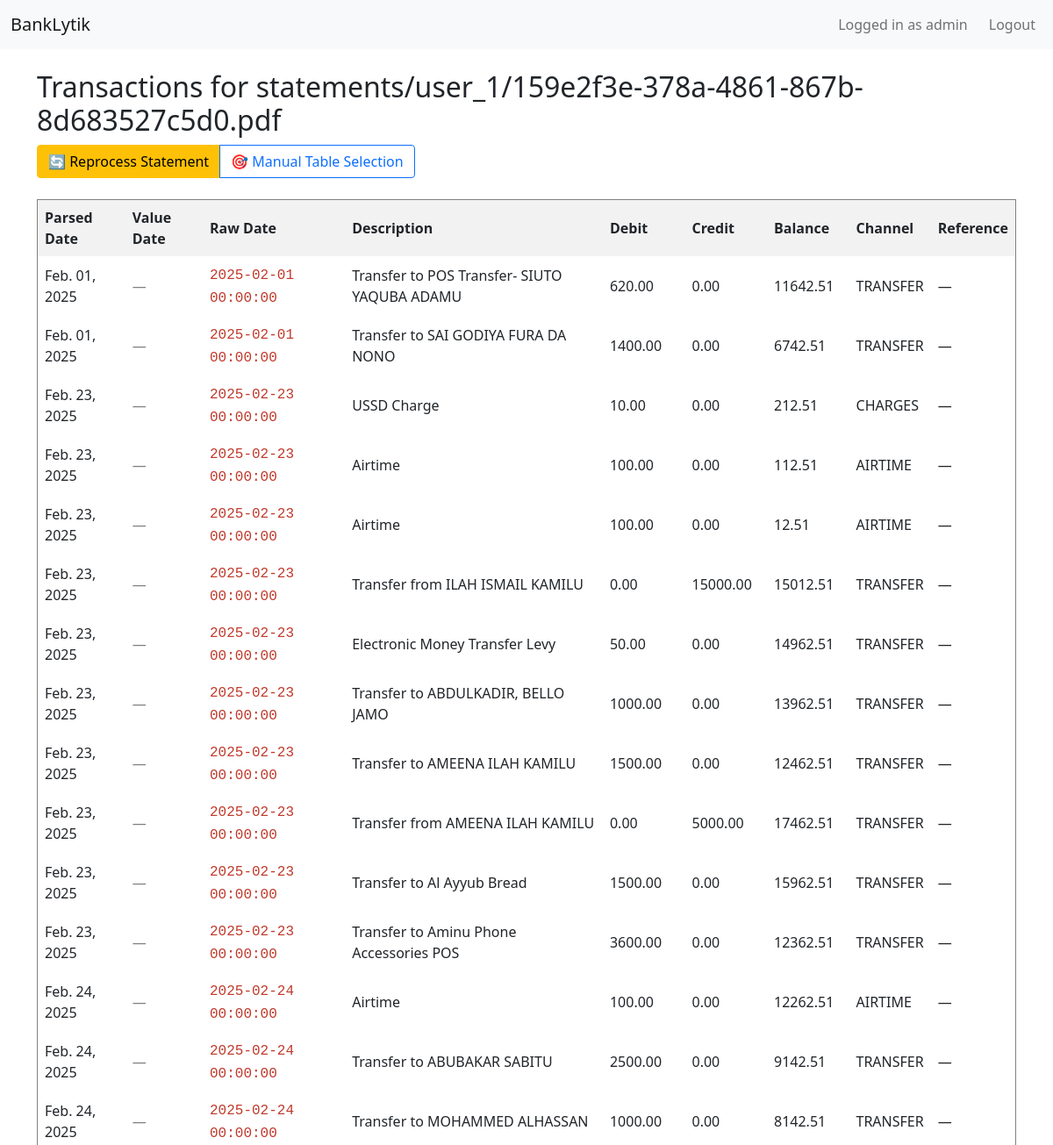
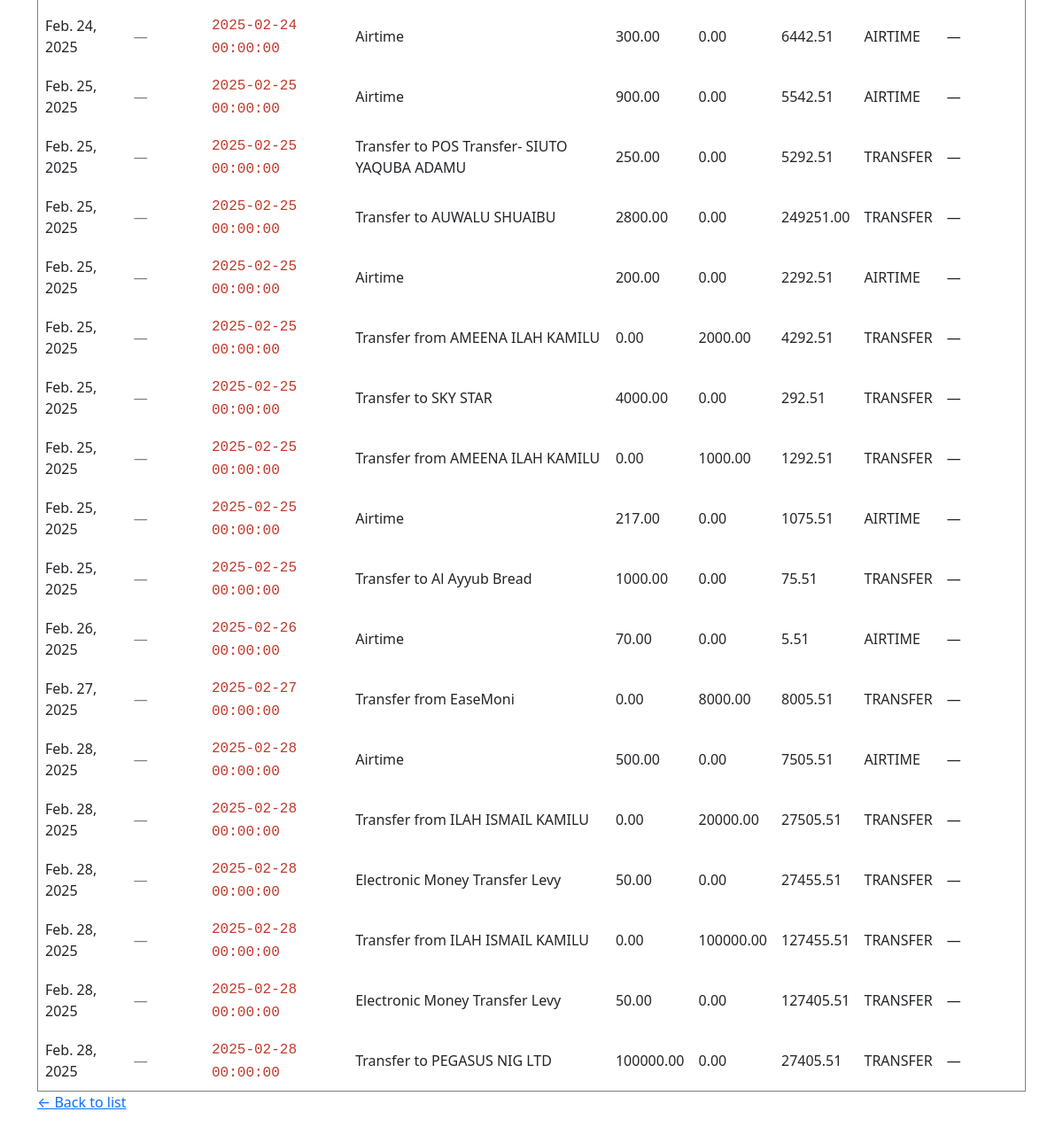
The page /statements/3/detail/ (signed in) on the database as committed earlier (2 pictures, top to bottom).
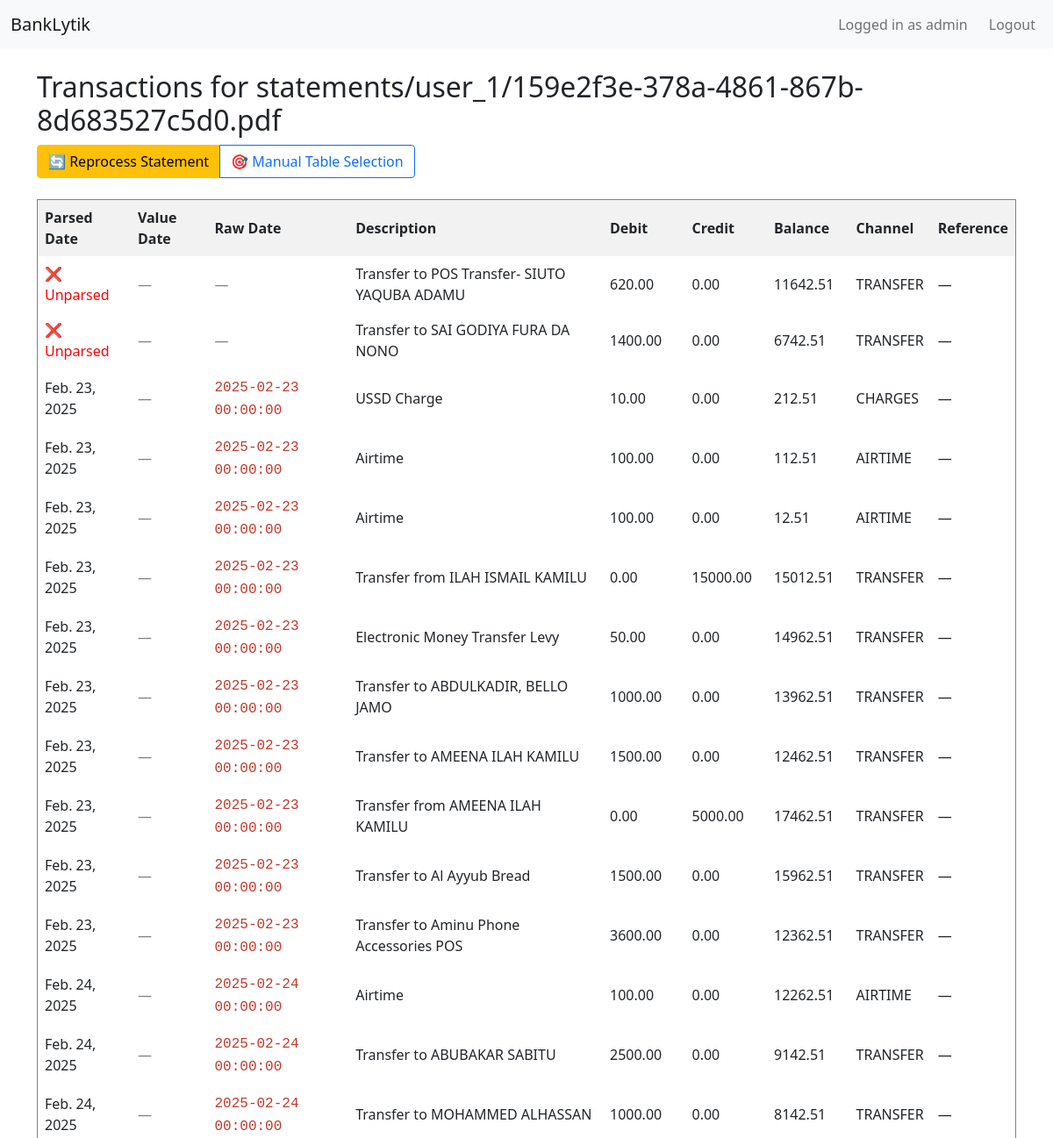
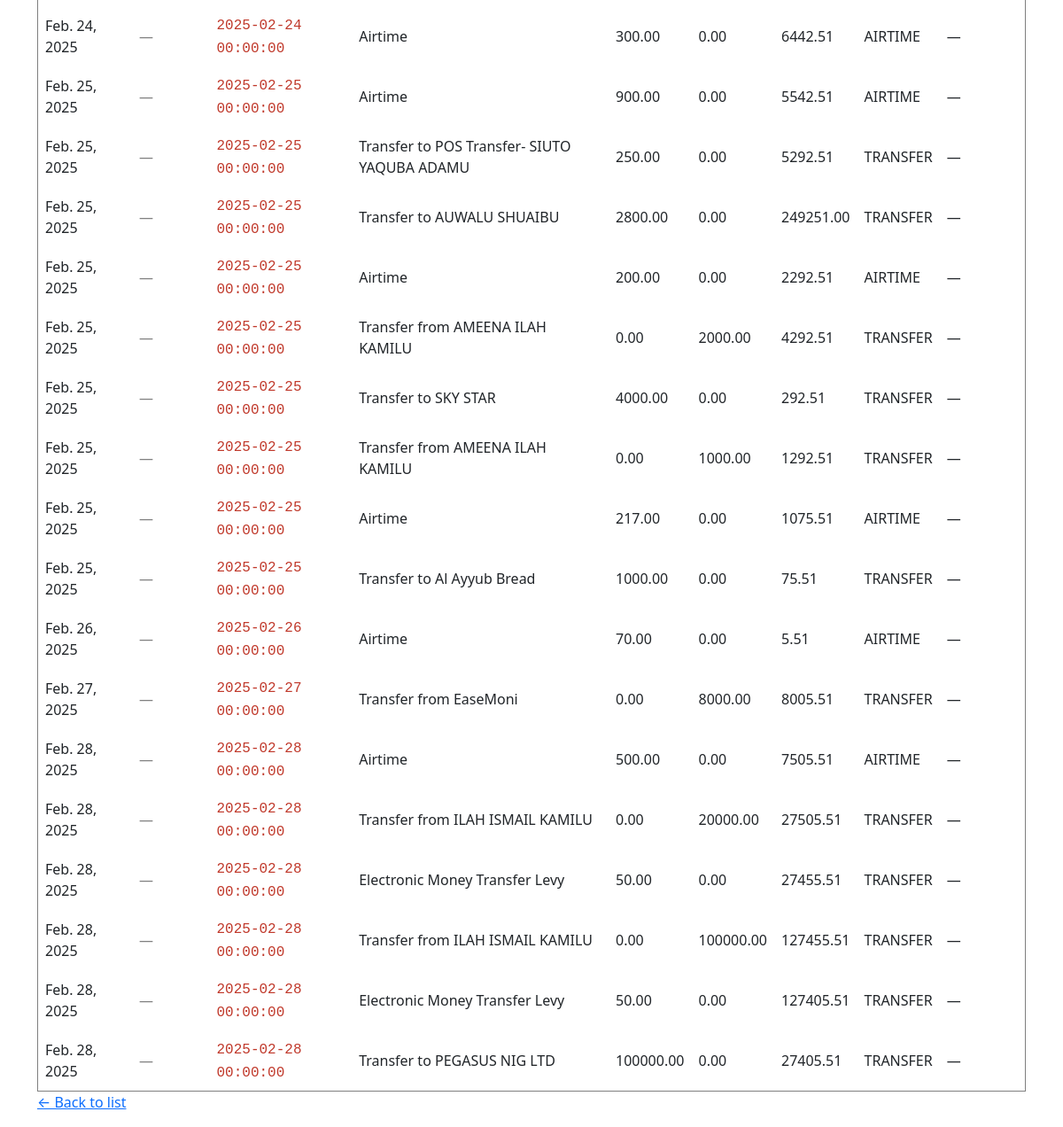
The same page on the database as committed later (2 pictures, top to bottom).
### statements/models.py (models this page shows, shortened)
class BankStatement(models.Model):
    user = models.ForeignKey(User, on_delete=models.CASCADE, related_name="statements")
    title = models.CharField(max_length=255)
    bank_type = models.CharField(max_length=20, choices=BANK_CHOICES, default='AUTO')
    uploaded_at = models.DateTimeField(auto_now_add=True)
    pdf_file = models.FileField(upload_to=user_statement_path)
    processed = models.BooleanField(default=False)

class Transaction(models.Model):
    statement = models.ForeignKey(BankStatement, on_delete=models.CASCADE, related_name="transactions")
    date = models.DateField(blank=True, null=True)
    raw_date = models.CharField(max_length=255, blank=True, null=True)
    value_date = models.DateField(null=True, blank=True)
    description = models.TextField()
    debit = models.FloatField(default=0)
    credit = models.FloatField(default=0)
    balance = models.FloatField(default=0)
    channel = models.CharField(max_length=255, blank=True, null=True)
    transaction_reference = models.CharField(max_length=255, blank=True, null=True)

### statements/views.py (the view)
# urls.py: path("<int:pk>/detail/", statement_detail, name="detail"),
@login_required
def statement_detail(request, pk):
    stmt = get_object_or_404(BankStatement, pk=pk, user=request.user)
    transactions = stmt.transactions.all().order_by("date", "id")
    return render(
        request,
        "statements/detail.html",
        {"statement": stmt, "transactions": transactions},
    )

### templates/statements/detail.html
{% extends "base.html" %}
{% block content %}
<h2>Transactions for {{ statement.title }}</h2>
<div class="mb-4">
  {% if not statement.processed %}
    <div class="alert alert-warning">
      <strong>Statement not processed yet.</strong> Choose a processing method:
    </div>
    <div class="btn-group" role="group">
      <a href="{% url 'statements:process' statement.pk %}" class="btn btn-outline-primary">
        🔄 Auto Process
      </a>
      <a href="{% url 'statements:start_selection' statement.pk %}" class="btn btn-primary">
        🎯 Manual Table Selection
      </a>
    </div>
  {% else %}
    <div class="btn-group" role="group">
      <a href="{% url 'statements:reprocess' statement.pk %}" class="btn btn-warning">
        🔄 Reprocess Statement
      </a>
      <a href="{% url 'statements:start_selection' statement.pk %}" class="btn btn-outline-primary">
        🎯 Manual Table Selection
      </a>
    </div>
  {% endif %}
</div>
<table border="1" cellpadding="8" style="border-collapse: collapse; width: 100%;">
  <thead style="background-color: #f2f2f2;">
  <tr>
    <th>Parsed Date</th>
    <th>Value Date</th>
    <th>Raw Date</th>
    <th>Description</th>
    <th>Debit</th>
    <th>Credit</th>
    <th>Balance</th>
    <th>Channel</th>
    <th>Reference</th>
  </tr>
</thead>
 <tbody>
  {% for tx in transactions %}
  <tr>
    <td>
      {% if tx.date %}
        {{ tx.date|date:"M. d, Y" }}
      {% else %}
        <span style="color: red;" title="Date could not be parsed">❌ Unparsed</span>
      {% endif %}
    </td>
    <td>
      {% if tx.value_date %}
        {{ tx.value_date|date:"M. d, Y" }}
      {% else %}
        <span style="color: gray;">—</span>
      {% endif %}
    </td>
    <td>
      {% if tx.raw_date %}
        <span style="color: #c0392b; font-family: monospace;">{{ tx.raw_date }}</span>
      {% else %}
        <span style="color: gray;">—</span>
      {% endif %}
    </td>
    <td>{{ tx.description }}</td>
    <td>{{ tx.debit|floatformat:2 }}</td>
    <td>{{ tx.credit|floatformat:2 }}</td>
    <td>{{ tx.balance|floatformat:2 }}</td>
    <td>{{ tx.channel|default:"EMPTY" }}</td>
    <td>{{ tx.transaction_reference|default:"—" }}</td>
  </tr>
  {% empty %}
  <tr><td colspan="9">No transactions found.</td></tr>
  {% endfor %}
</tbody>
</table>
<p><a href="{% url 'statements:list' %}">← Back to list</a></p>
{% endblock %}

### templates/base.html (shortened to what this page needs)
<!DOCTYPE html>
<html>
<head>
    <link href="https://cdn.jsdelivr.net/npm/bootstrap@5.1.3/dist/css/bootstrap.min.css" rel="stylesheet">
</head>
<body>
    <nav class="navbar navbar-expand-lg navbar-light bg-light">
        <div class="container-fluid">
            <a class="navbar-brand" href="/">BankLytik</a>
            <div class="navbar-nav ms-auto">
                {% if user.is_authenticated %}
                    <span class="navbar-text me-3">Logged in as {{ user.username }}</span>
                    <a class="nav-link" href="{% url 'logout' %}">Logout</a>
                {% else %}
                    <a class="nav-link" href="{% url 'login' %}">Login</a>
                    <a class="nav-link" href="{% url 'register' %}">Register</a>
                {% endif %}
            </div>
        </div>
    </nav>
    <main class="container mt-4">
        {% block content %}{% endblock %}
    </main>
    <link rel="stylesheet" href="https://cdnjs.cloudflare.com/ajax/libs/highlight.js/11.9.0/styles/default.min.css">
</body>
</html>

Rows that differ between the two databases and show on the page:
removed Transaction: date "Feb. 01, 2025", raw_date "2025-02-01 00:00:00", description "Transfer to POS Transfer- SIUTO YAQUBA ADAMU", debit "620.00", credit "0.00", balance "11642.51", channel "TRANSFER", transaction_reference "—"
removed Transaction: date "Feb. 01, 2025", raw_date "2025-02-01 00:00:00", description "Transfer to SAI GODIYA FURA DA NONO", debit "1400.00", credit "0.00", balance "6742.51", channel "TRANSFER", transaction_reference "—"
added Transaction: shows "❌ Unparsed", description "Transfer to POS Transfer- SIUTO YAQUBA ADAMU", debit "620.00", credit "0.00", balance "11642.51", channel "TRANSFER", transaction_reference "—"
added Transaction: shows "❌ Unparsed", description "Transfer to SAI GODIYA FURA DA NONO", debit "1400.00", credit "0.00", balance "6742.51", channel "TRANSFER", transaction_reference "—"
